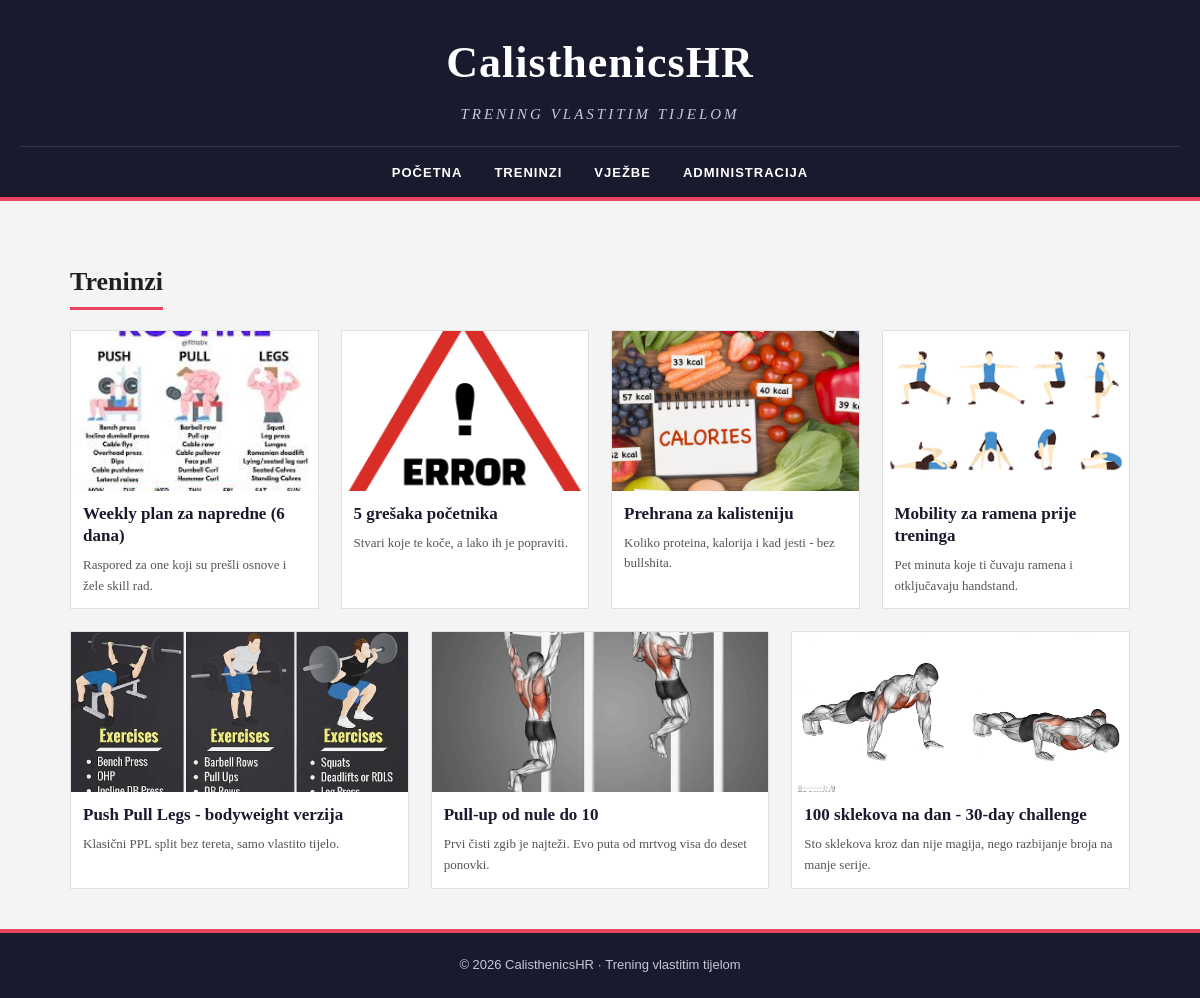
Page /kategorija.php?id=treninzi on the earlier database version.
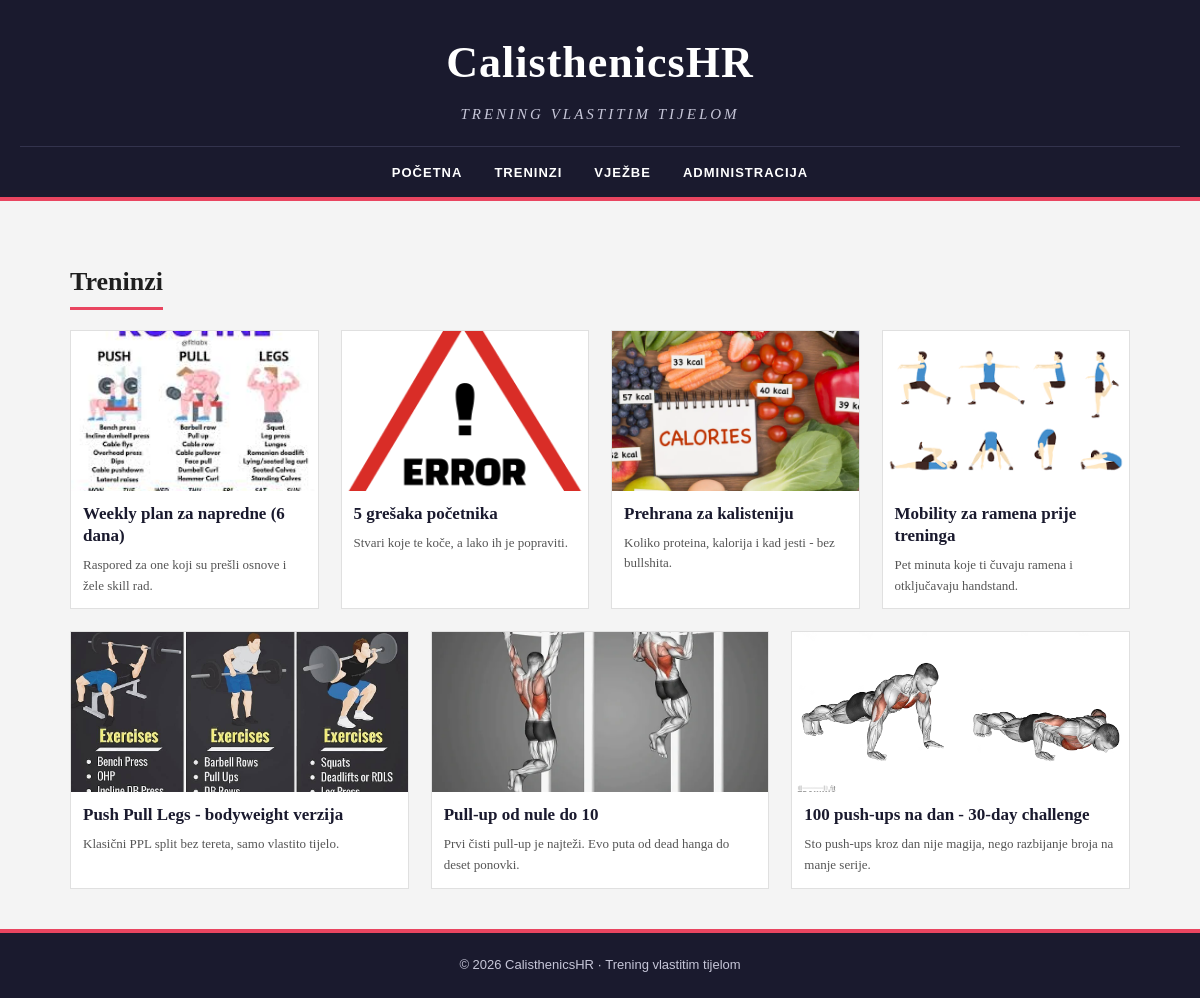
Same page on the later database version.
### tables this page shows
CREATE TABLE vijesti (
    id INT(11) NOT NULL AUTO_INCREMENT,
    datum VARCHAR(32),
    naslov VARCHAR(64),
    sazetak TEXT,
    tekst TEXT,
    slika VARCHAR(64),
    kategorija VARCHAR(64),
    arhiva TINYINT(1),
    PRIMARY KEY (id)
);

### connect.php (called while the page is built, shortened)
<?php
function esc($s) {
    return htmlspecialchars($s, ENT_QUOTES, 'UTF-8');
}

### kategorija.php (the view, shortened to what this page needs)
<?php
include 'connect.php';
$kategorija = isset($_GET['id']) ? $_GET['id'] : '';
$naslovi = array('treninzi' => 'Treninzi', 'vjezbe' => 'Vježbe');
$naslovSekcije = isset($naslovi[$kategorija]) ? $naslovi[$kategorija] : 'Kategorija';
?>
<!DOCTYPE html>
<html lang="hr">
<head>
    <link rel="stylesheet" type="text/css" href="style.css">
</head>
<body>
    <header>
        <div class="brand">
            <h1 class="logo"><a href="index.php">CalisthenicsHR</a></h1>
            <p class="tagline">Trening vlastitim tijelom</p>
        </div>
        <nav>
            <a href="index.php">Početna</a>
            <a href="kategorija.php?id=treninzi">Treninzi</a>
            <a href="kategorija.php?id=vjezbe">Vježbe</a>
            <a href="administrator.php">Administracija</a>
        </nav>
    </header>
    <main>
        <section>
            <h2 class="category-heading"><?php echo $naslovSekcije; ?></h2>
            <div class="articles">
                <?php
                $query = "SELECT * FROM vijesti WHERE arhiva=0 AND kategorija=? ORDER BY id DESC";
                $stmt = mysqli_stmt_init($dbc);
                if (mysqli_stmt_prepare($stmt, $query)) {
                    mysqli_stmt_bind_param($stmt, 's', $kategorija);
                    mysqli_stmt_execute($stmt);
                    $result = mysqli_stmt_get_result($stmt);
                    while ($row = mysqli_fetch_array($result)) {
                        echo '<article>';
                        echo '<img src="' . UPLPATH . esc($row['slika']) . '" alt="' . esc($row['naslov']) . '">';
                        echo '<h3 class="title"><a href="clanak.php?id=' . (int) $row['id'] . '">' . esc($row['naslov']) . '</a></h3>';
                        echo '<p class="summary">' . esc($row['sazetak']) . '</p>';
                        echo '</article>';
                    }
                }
                ?>
            </div>
        </section>
    </main>
    <footer>
        <p>&copy; 2026 CalisthenicsHR &middot; Trening vlastitim tijelom</p>
    </footer>
</body>
</html>

### style.css (style rules this page uses)
* { margin: 0; padding: 0; box-sizing: border-box; }
body { font-family: Georgia, "Times New Roman", serif; background-color: #f4f4f4; color: #1f1f1f; line-height: 1.6; }
header { background-color: #1a1a2e; color: #ffffff; padding: 28px 20px 0 20px; text-align: center; border-bottom: 4px solid #e94560; }
.logo { font-size: 44px; letter-spacing: 1px; }
.logo a { color: #ffffff; text-decoration: none; }
.tagline { font-style: italic; font-size: 15px; color: #c6c6d8; margin-top: 4px; letter-spacing: 3px; text-transform: uppercase; }
nav { margin-top: 20px; border-top: 1px solid #33334d; padding: 12px 0; }
nav a { color: #ffffff; text-decoration: none; font-family: Arial, Helvetica, sans-serif; font-size: 13px; font-weight: bold; text-transform: uppercase; letter-spacing: 1px; margin: 0 14px; padding: 4px 0; }
main { max-width: 1100px; margin: 30px auto; padding: 0 20px; background-color: #f4f4f4; }
.category-heading { font-size: 26px; font-weight: bold; border-bottom: 3px solid #e94560; display: inline-block; padding-bottom: 4px; margin: 30px 0 20px 0; text-transform: capitalize; }
.articles { display: flex; flex-wrap: wrap; gap: 22px; margin-bottom: 20px; }
.articles article { flex: 1 1 calc(25% - 22px); min-width: 200px; background-color: #ffffff; border: 1px solid #e0e0e0; padding-bottom: 12px; }
.articles article img { width: 100%; height: 160px; object-fit: cover; display: block; }
.articles .title { font-size: 17px; line-height: 1.3; margin: 12px 12px 8px 12px; }
.articles .title a { color: #1a1a2e; text-decoration: none; }
.articles .summary { font-size: 13px; color: #555555; margin: 0 12px; }
footer { background-color: #1a1a2e; color: #c6c6d8; text-align: center; padding: 22px 20px; margin-top: 40px; font-family: Arial, Helvetica, sans-serif; font-size: 13px; border-top: 4px solid #e94560; }

Differences in the rows shown:
changed vijesti "Pull-up od nule do 10": sazetak "Prvi čisti zgib je najteži. Evo puta od mrtvog visa do deset ponovki." → "Prvi čisti pull-up je najteži. Evo puta od dead hanga do deset ponovki."
changed vijesti: naslov "100 sklekova na dan - 30-day challenge" → "100 push-ups na dan - 30-day challenge"; sazetak "Sto sklekova kroz dan nije magija, nego razbijanje broja na manje serije." → "Sto push-ups kroz dan nije magija, nego razbijanje broja na manje serije."
